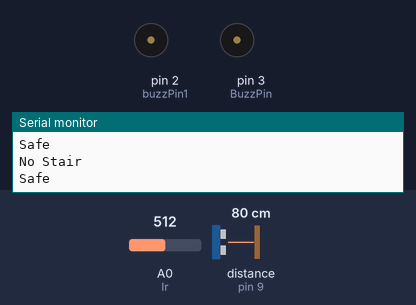
A sketch run on a simulated Arduino Uno, built with avr-gcc and run on an emulated ATmega328P. Parts: buzzer (waves = sounding, pin HIGH), the last lines printed to the serial monitor. Wiring (inferred from the names in the program): ultrasonic range finder: trigger pin 10; echo pin 9. The test bench sets the inputs (shaded band); at power-on: distance to the obstacle (sensor on pin 9) 80 cm, A0 (Ir) = 512. The echo pulse lasts 58.3 µs per cm; pins used as bus, display or sensor lines are not drawn.

Above: at 1.2 s.
1.3 s: distance to the obstacle (sensor on pin 9) set to 55 cm
4.3 s: distance to the obstacle (sensor on pin 9) set to 48 cm
At 4.8 s:
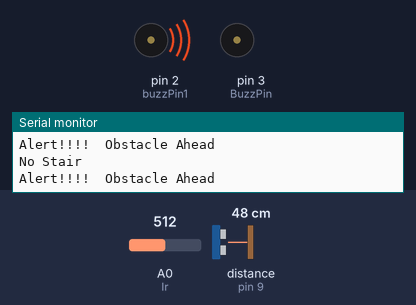
5.8 s: A0 (Ir) set to 53
8.8 s: A0 (Ir) set to 44
At 9.9 s:
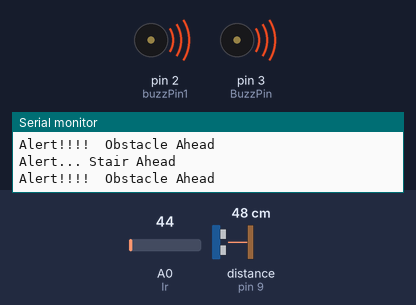
10.3 s: distance to the obstacle (sensor on pin 9) set to 60 cm
At 11.5 s:
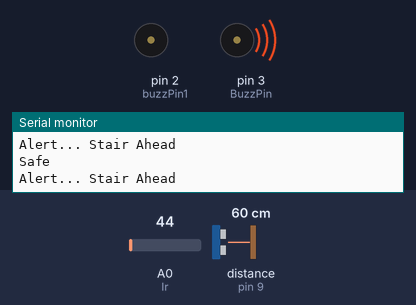
11.8 s: distance to the obstacle (sensor on pin 9) set to 2 cm
At 12.8 s:
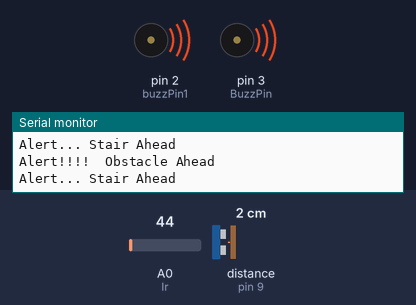
Timing chart, 0 to 14.3 s (numbered marks = the images above; inputs shaded):
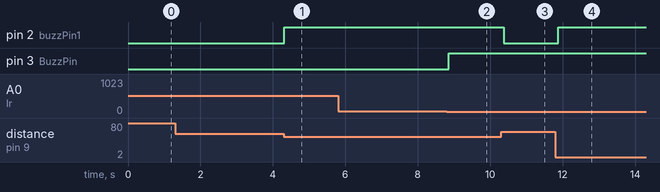

The sketch:

smartcane.ino
```cpp
int const trigPin = 10;
int const echoPin = 9;
int const buzzPin1 = 2;
int const BuzzPin =3;
int const Ir = A0;
void setup()
{
     Serial.begin(9600);
     pinMode(Ir,INPUT);
      pinMode(BuzzPin,OUTPUT);
      pinMode(trigPin, OUTPUT); // trig pin will have pulses output
      pinMode(echoPin, INPUT); // echo pin should be input to get pulse width
      pinMode(buzzPin1, OUTPUT); // buzz pin is output to control buzzering
}


void loop()
{ //IR sensor loop
     int distance=analogRead(Ir);
         if (distance >= 50)
          {
              Serial.println("No Stair");
              digitalWrite(BuzzPin,LOW);   // turn the LED on (HIGH is the voltage level)
              delay(10);
           }
          else if (distance <=100)
           {
               Serial.println("Alert... Stair Ahead");
               digitalWrite(BuzzPin,HIGH);
               delay(10);
            }      // wait for a second


  //Ultrasonic sensor loop

  int duration, distance1;
  // Output pulse with 1ms width on trigPin
  digitalWrite(trigPin, HIGH);
  delay(1);
  digitalWrite(trigPin, LOW);
  // Measure the pulse input in echo pin
  duration = pulseIn(echoPin, HIGH);
  // Distance is half the duration devided by 29.1 (from datasheet)
  distance1 = (duration/2) / 29.1;

  // if distance less than 0.5 meter and more than 0 (0 or less means over range)
    if (distance1 <= 50 && distance1 >= 0)
     {
      Serial.println("Alert!!!!  Obstacle Ahead");
      digitalWrite(buzzPin1, HIGH);      // Buzz
     }
    else if(distance1>= 51)
    {
       Serial.println("Safe");
      digitalWrite(buzzPin1, LOW);      // Don't buzz
    }
    // Waiting 60 ms won't hurt any one
    delay(60);
}
```

Measured:
- the behaviour switches between 52 and 51 cm on distance to the obstacle (sensor on pin 9) (found by bisection; images 0 and 1)
- the behaviour switches between 50 and 49 on A0 (Ir) (found by bisection; images 1 and 2)
- after the input at 4.3 s, pin 2 (buzzPin1): LOW → HIGH at once
- after the input at 8.8 s, pin 3 (BuzzPin): LOW → HIGH after 0.06 s
- after the input at 10.3 s, pin 2 (buzzPin1): HIGH → LOW after 0.07 s
- after the input at 11.8 s, pin 2 (buzzPin1): LOW → HIGH after 0.07 s
